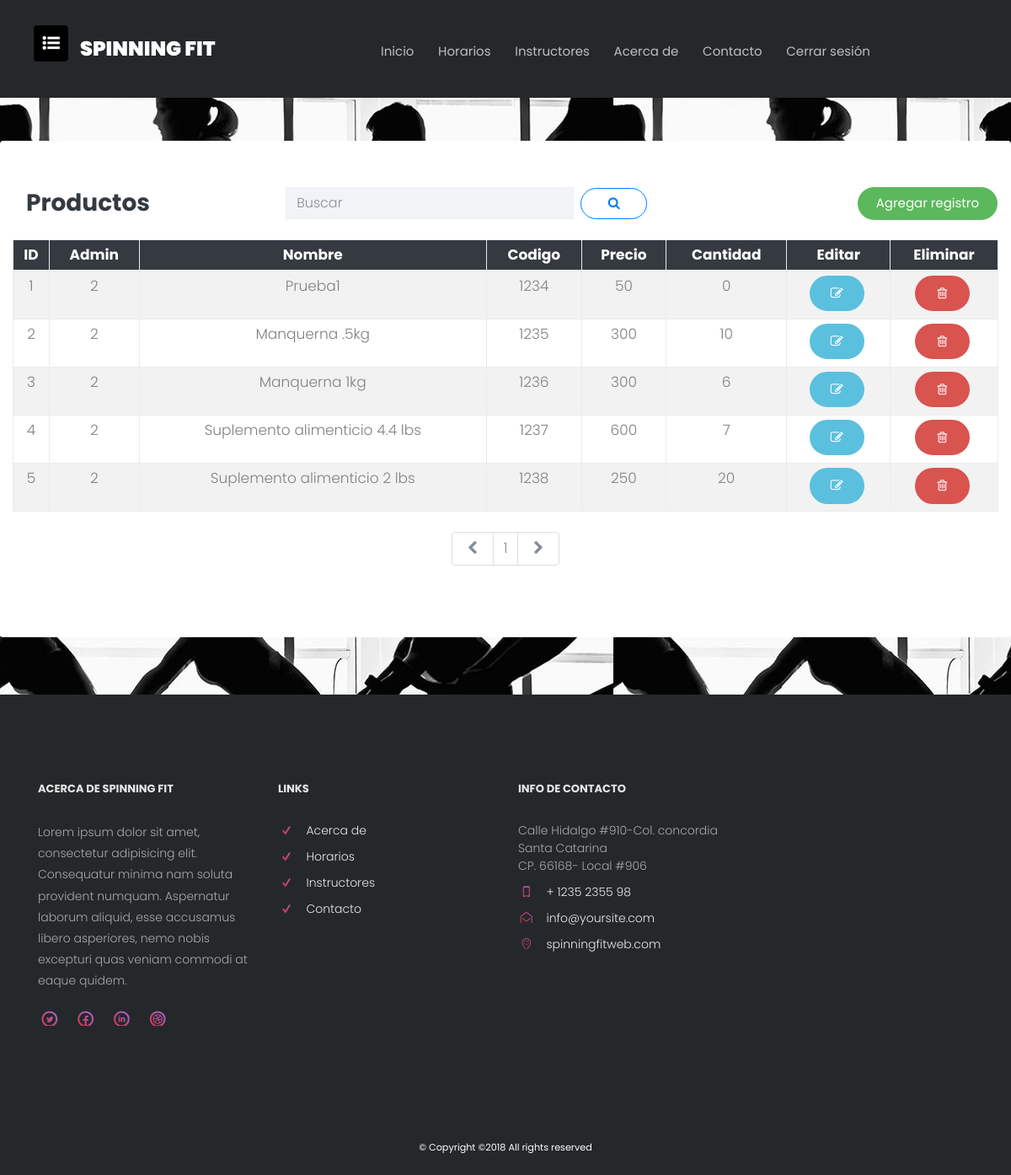
/ctProducts.php (signed in), run on the app's committed database.
### tables this page shows
CREATE TABLE IF NOT EXISTS `productos` (
  `idProductos` int(11) NOT NULL AUTO_INCREMENT,
  `Administrador_idAdministrador` int(11) DEFAULT NULL,
  `nombre_producto` varchar(45) DEFAULT NULL,
  `codigo_producto` varchar(45) DEFAULT NULL,
  `precio_producto` varchar(45) DEFAULT NULL,
  `cantidad_producto` varchar(45) DEFAULT NULL,
  PRIMARY KEY (`idProductos`),
  KEY `fk_Productos_Administrador1_idx` (`Administrador_idAdministrador`)
);

### ctProducts.php (the view, shortened to what this page needs)
<!DOCTYPE HTML>
<?php include "php/AuthenticationAdmin.php";?>
<html>
	<head>
	<link rel="stylesheet" href="css/animate.css">
	<link rel="stylesheet" href="css/icomoon.css">
	<link rel="stylesheet" href="css/bootstrap.css">
	<link rel="stylesheet" href="css/magnific-popup.css">
	<link rel="stylesheet" href="css/flexslider.css">
	<link rel="stylesheet" href="css/owl.carousel.min.css">
	<link rel="stylesheet" href="css/owl.theme.default.min.css">
	<link rel="stylesheet" href="fonts/flaticon/font/flaticon.css">
	<link rel="stylesheet" type="text/css" href="css/pushbar.css">
	<link rel="stylesheet" href="css/style.css">
	<link rel="stylesheet" href="css/fontello.css">
	</head>
	<body>
	<div id="page">
		<nav class="colorlib-nav" role="navigation" style="background: #25282a;">
			<div class="top-menu">
				<div class="container">
					<div class="row">
						<div class="col-md-3">
							<div id="colorlib-logo"><a href="index.php">Spinning Fit</a></div>
						</div>
						<div class="col-md-9 text-center menu-1">
							<ul>
								<li><a href="index.php">Inicio</a></li>
								<li><a href="schedule.html">Horarios</a></li>
								<li><a href="trainers.html">Instructores</a></li>
								<li><a href="info.html">Acerca de</a></li>
								<li><a href="contact.html">Contacto</a></li>
								<?php include "php/SessionButtons.php"; ?>
							</ul>
						</div>
					</div>
				</div>
			</div>
			<?php include "php/UserMenus.php"; ?>
		</nav>
		<div id="colorlib-main" style="background-image: url(images/img_bg_5.jpg);" data-stellar-background-ratio="0.5">
			<div class="container-fluid">
				<div class="row">
					<div class="col-12 mt-5 bg-white rounded">
						<div class="mt-5 text-center colorlib-heading animate-box">
						<div class="row mb-3">
							<h3 class="text-dark font-weight-bold mx-3 my-auto col-auto">Productos</h3>
							<form action="" method="GET" class="form-inline my-2 col-auto m-auto">
		                        <input class="form-control mr-sm-2" placeholder="Buscar" type="text" name="buscar">
		                        <button class="btn btn-outline-primary my-2" type="submit"><i class="icon-search2 mx-2"></i></button>
		                    </form>
		                    <a class="btn btn-success my-auto ml-auto mr-3 text-white" href="FormProducts.php">
		                        Agregar registro
		                    </a>
	                    </div>
						 <?php
		                    $re2 = $mysqli->query("SELECT * FROM `productos`");
		                    $cantidad_resultados = 15;
		                    if (isset($_GET["page"]) && is_numeric($_GET["page"])) {
		                        if ($_GET["page"] != 1) {
		                            $pagina = $_GET["page"];
		                        } else {
		                        	$pagina = 1;
		                        }
		                    } else {
		                        $pagina = 1;
		                    }
		                    $empieza = ($pagina-1) * $cantidad_resultados;
		                    $total_registros = mysqli_num_rows($re2);
		                    $total_paginas = ceil($total_registros / $cantidad_resultados);
		                    if(isset($_GET['buscar'])){
		                        $re = $mysqli->query("SELECT * FROM productos WHERE `nombre_producto`  LIKE '%".$_GET['buscar']."%' ORDER BY `idProductos` ASC LIMIT $empieza, $cantidad_resultados");
		                    } else {
		                        $re = $mysqli->query("SELECT * FROM productos ORDER BY `idProductos` ASC LIMIT $empieza, $cantidad_resultados");
		                    }
		                     if ((mysqli_num_rows($re))!=0) {
		                ?>
						<table class="table table-striped table-bordered table-sm table-hover">
							<thead class="thead-dark bg-dark text-white">
								<th class="text-center col-auto">ID</th>
								<th class="text-center col-auto">Admin</th>
								<th class="text-center col-auto">Nombre</th>
								<th class="text-center col-auto">Codigo</th>
								<th class="text-center col-auto">Precio</th>
								<th class="text-center col-auto">Cantidad</th>
								<th class="text-center col-auto">Editar</th>
								<th class="text-center col-auto">Eliminar</th>
							</thead>
						<?php
		                        while ($f=mysqli_fetch_array($re)) {
		                ?>
							<tr>
		                        <td class="text-center"><?php echo $f['idProductos']; ?></td>
		                        <td class="text-center"><?php echo $f['Administrador_idAdministrador']; ?></td>
		                        <td class="text-center"><?php echo $f['nombre_producto']; ?></td>
		                        <td class="text-center"><?php echo $f['codigo_producto']; ?></td>
		                        <td class="text-center"><?php echo $f['precio_producto']; ?></td>
		                        <td class="text-center"><?php echo $f['cantidad_producto']; ?></td>
		                        <td class="text-center">
		                        	<form action="FormProducts.php" method="POST">
			                            <button type="submit" class="btn btn-info btn-sm" name="id" value="<?php echo $f['idProductos']; ?>">
			                                <i class="icon-edit" aria-hidden="true"></i>
			                            </button>
		                            </form>
		                        </td>
		                        <td class="text-center">
		                            <form action="php/DeleteProduct.php" method="POST">
		                                <button type="submit" class="btn btn-danger btn-sm" name="id" value="<?php echo $f['idProductos']; ?>">
		                                    <i class="icon-trash" aria-hidden="true"></i>
		                                </button>
		                            </form>
		                        </td>
	                        </tr>
                        <?php
		                        }
		                ?>
						</table>
						<nav class="mt-4" aria-label="Page navigation example">
		                    <ul class="pagination justify-content-center">
		                        <li class="page-item <?php if($pagina==1){ echo "disabled";} ?>">
		                            <a class="page-link" href="?page=<?php echo ($pagina-1); ?>" tabindex="-1"><i class="icon-arrow-left2"></i></a>
		                        </li>
		                        <?php
		                            if ($pagina<4) {
		                                $i = 1;
		                            } else {
		                                $i = $pagina-2;
		                            }
		                            if ($total_paginas<=5) {
		                                 $Muestra_paginas = $total_paginas;
		                            }
		                            for ($i; $i<=$Muestra_paginas; $i++) {
		                                print '<li class="page-item ';
		                                if($pagina==$i){print 'disabled';}
		                                echo '"><a class="page-link" href="?page='.$i.'">'.$i.'</a></li>';
		                            };
		                        ?>
		                        <li class="page-item <?php if($pagina==$total_paginas){ echo "disabled";} ?>">
		                            <a class="page-link" href="?page=<?php echo ($pagina+1); ?>""><i class="icon-arrow-right2"></i></a>
		                        </li>
		                    </ul>
		                </nav>
		                <?php
		                } else {
		                    echo "<div class='col-12 m-5'><center><strong>No hay registros</strong></center></div>";
		                }
		                ?>
					</div>
				</div>
			</div>
		</div>
	</div>
	<footer id="colorlib-footer">
		<div class="container">
			<div class="row row-pb-md">
				<div class="col-md-3 colorlib-widget">
					<h4>Acerca de Spinning Fit </h4>
					<p>Lorem ipsum dolor sit amet, consectetur adipisicing elit. Consequatur minima nam soluta provident numquam. Aspernatur laborum aliquid, esse accusamus libero asperiores, nemo nobis excepturi quas veniam commodi at eaque quidem.</p>
					<p>
						<ul class="colorlib-social-icons">
							<li><a href="#"><i class="icon-twitter"></i></a></li>
							<li><a href="#"><i class="icon-facebook"></i></a></li>
							<li><a href="#"><i class="icon-linkedin"></i></a></li>
							<li><a href="#"><i class="icon-dribbble"></i></a></li>
						</ul>
					</p>
				</div>
				<div class="col-md-3 colorlib-widget">
					<h4>Links</h4>
					<p>
						<ul class="colorlib-footer-links">
							<li><a href="info.html"><i class="icon-check"></i> Acerca de</a></li>
							<li><a href="schedule.html"><i class="icon-check"></i> Horarios</a></li>
							<li><a href="trainers.html"><i class="icon-check"></i> Instructores</a></li>
							<li><a href="contact.html"><i class="icon-check"></i> Contacto</a></li>
						</ul>
					</p>
				</div>
				<div class="col-md-3 colorlib-widget">
					<h4>Info de contacto</h4>
					<ul class="colorlib-footer-links">
						<li>Calle Hidalgo #910-Col. concordia Santa Catarina<br>  CP. 66168- Local #906 </li>
						<li><a href="tel://1234567920"><i class="icon-phone"></i> + 1235 2355 98</a></li>
						<li><a href="mailto:info@yoursite.com"><i class="icon-envelope"></i> info@yoursite.com</a></li>
						<li><a href="http://luxehotel.com"><i class="icon-location4"></i> spinningfitweb.com</a></li>
					</ul>
				</div>
			</div>
		</div>
		<div class="copy">
			<div class="container">
				<div class="row">
					<div class="col-md-12 text-center">
						<p>
							<small class="block">&copy;
Copyright &copy;<script>document.write(new Date().getFullYear());</script> All rights reserved
						</p>
					</div>
				</div>
			</div>
		</div>
	</footer>
	</body>
</html>

### php/SessionButtons.php
<?php
	if (isset($_SESSION["id"])) {
		echo '<li><a href="php/Logout.php">Cerrar sesión</a></li>';
	} else {
		echo '<li><a href="login.php">Iniciar sesión</a></li>';
	}
?>

### php/UserMenus.php
<?php
if (isset($_SESSION["tipo"])) {
	if ($_SESSION["tipo"] == 'alumno') {
?>
			<a class="btn-userMenu rounded" data-pushbar-target="client-menu"><span class="icon-list-bullet"></span></a>
<?php
	} elseif ($_SESSION["tipo"] == 'instructor') {
?>
			<a class="btn-userMenu rounded" data-pushbar-target="instructor-menu"><span class="icon-list-bullet"></span></a>
<?php
	} elseif ($_SESSION["tipo"] == 'administrador') {
?>
			<a class="btn-userMenu rounded" data-pushbar-target="instructor-menu"><span class="icon-list-bullet"></span></a>
<?php
	}
}
?>

### css/icomoon.css (style rules this page uses)
[class^="icon-"], [class*=" icon-"] { font-family: 'icomoon' !important; speak: none; font-style: normal; font-weight: normal; font-variant: normal; text-transform: none; line-height: 1; -webkit-font-smoothing: antialiased; -moz-osx-font-smoothing: grayscale; }
.icon-trash:before { content: "\e109"; }
.icon-check:before { content: "\e116"; }
.icon-location4:before { content: "\e912"; }
.icon-phone:before { content: "\e004"; }
.icon-edit:before { content: "\e01c"; }
.icon-envelope:before { content: "\e028"; }
.icon-facebook:before { content: "\e05d"; }
.icon-twitter:before { content: "\e05e"; }
.icon-linkedin:before { content: "\e062"; }
.icon-dribbble:before { content: "\e063"; }
.icon-search2:before { content: "\e9b6"; }
.icon-arrow-right2:before { content: "\ea6c"; }
.icon-arrow-left2:before { content: "\ea70"; }

### data on the page
productos: idProductos "1", Administrador_idAdministrador "2", nombre_producto "Prueba1", codigo_producto "1234", precio_producto "50", cantidad_producto "0"
productos: idProductos "2", Administrador_idAdministrador "2", nombre_producto "Manquerna .5kg", codigo_producto "1235", precio_producto "300", cantidad_producto "10"
productos: idProductos "3", Administrador_idAdministrador "2", nombre_producto "Manquerna 1kg", codigo_producto "1236", precio_producto "300", cantidad_producto "6"
productos: idProductos "4", Administrador_idAdministrador "2", nombre_producto "Suplemento alimenticio 4.4 lbs", codigo_producto "1237", precio_producto "600", cantidad_producto "7"
productos: idProductos "5", Administrador_idAdministrador "2", nombre_producto "Suplemento alimenticio 2 lbs", codigo_producto "1238", precio_producto "250", cantidad_producto "20"
